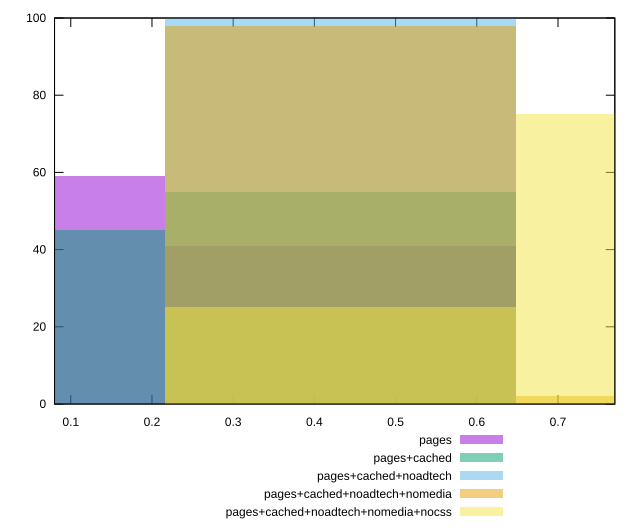

Reproduce this figure in gnuplot.
reset

$pages <<EOF
0 59
0.4325389765846595 41
EOF

$pagesCached <<EOF
0 45
0.4325389765846595 55
EOF

$pagesCachedNoadtech <<EOF
0.4325389765846595 100
EOF

$pagesCachedNoadtechNomedia <<EOF
0.4325389765846595 98
0.865077953169319 2
EOF

$pagesCachedNoadtechNomediaNocss <<EOF
0.865077953169319 75
0.4325389765846595 25
EOF

set key outside below
set boxwidth 0.4325389765846595
set xrange [0.08:0.77]
set yrange [0:100]
set trange [0:100]
set style fill transparent solid 0.5 noborder
set terminal svg size 640, 530 enhanced background rgb 'white'
set output "report_00013_2021-02-09T12-04-24.940Z/meta/score/comparison/histogram/all_raw.svg"

plot $pages title "pages" with boxes, \
     $pagesCached title "pages+cached" with boxes, \
     $pagesCachedNoadtech title "pages+cached+noadtech" with boxes, \
     $pagesCachedNoadtechNomedia title "pages+cached+noadtech+nomedia" with boxes, \
     $pagesCachedNoadtechNomediaNocss title "pages+cached+noadtech+nomedia+nocss" with boxes

reset
